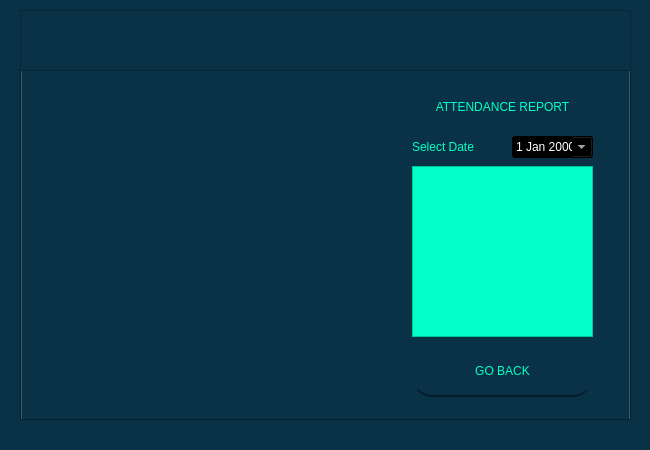
<?xml version="1.0" encoding="UTF-8"?>
<ui version="4.0">
 <class>MainWindow</class>
 <widget class="QMainWindow" name="MainWindow">
  <property name="geometry">
   <rect>
    <x>0</x>
    <y>0</y>
    <width>650</width>
    <height>450</height>
   </rect>
  </property>
  <property name="windowTitle">
   <string>MainWindow</string>
  </property>
  <property name="styleSheet">
   <string notr="true">background-color: rgb(10, 50, 70);</string>
  </property>
  <widget class="QWidget" name="centralwidget">
   <widget class="QTabWidget" name="tabWidget">
    <property name="geometry">
     <rect>
      <x>20</x>
      <y>40</y>
      <width>611</width>
      <height>381</height>
     </rect>
    </property>
    <property name="currentIndex">
     <number>4</number>
    </property>
    <widget class="QWidget" name="tab">
     <attribute name="title">
      <string>Login</string>
     </attribute>
     <widget class="QLabel" name="QLABLE1">
      <property name="geometry">
       <rect>
        <x>0</x>
        <y>0</y>
        <width>601</width>
        <height>351</height>
       </rect>
      </property>
      <property name="text">
       <string/>
      </property>
      <property name="pixmap">
       <pixmap>8 - login.png</pixmap>
      </property>
      <property name="scaledContents">
       <bool>true</bool>
      </property>
     </widget>
     <widget class="QLabel" name="label_2">
      <property name="geometry">
       <rect>
        <x>10</x>
        <y>20</y>
        <width>301</width>
        <height>71</height>
       </rect>
      </property>
      <property name="styleSheet">
       <string notr="true">color: rgb(2, 255, 200);
font: 14pt &quot;Symbola&quot;;
background-color: rgba(255, 255, 255, 0);</string>
      </property>
      <property name="text">
       <string>Face Recognition Attendance Login system</string>
      </property>
      <property name="alignment">
       <set>Qt::AlignCenter</set>
      </property>
      <property name="wordWrap">
       <bool>true</bool>
      </property>
     </widget>
     <widget class="QLabel" name="LOGININFO">
      <property name="geometry">
       <rect>
        <x>0</x>
        <y>90</y>
        <width>301</width>
        <height>51</height>
       </rect>
      </property>
      <property name="styleSheet">
       <string notr="true">color: rgb(2, 255, 200);
font: 14pt &quot;Symbola&quot;;
background-color: rgba(255, 255, 255, 0);</string>
      </property>
      <property name="text">
       <string/>
      </property>
      <property name="alignment">
       <set>Qt::AlignCenter</set>
      </property>
      <property name="wordWrap">
       <bool>true</bool>
      </property>
     </widget>
     <widget class="QLabel" name="label_3">
      <property name="geometry">
       <rect>
        <x>0</x>
        <y>150</y>
        <width>301</width>
        <height>51</height>
       </rect>
      </property>
      <property name="styleSheet">
       <string notr="true">color: rgb(2, 255, 200);
font: 14pt &quot;Symbola&quot;;
background-color: rgba(255, 255, 255, 0);</string>
      </property>
      <property name="text">
       <string>Enter the Password</string>
      </property>
      <property name="alignment">
       <set>Qt::AlignCenter</set>
      </property>
      <property name="wordWrap">
       <bool>true</bool>
      </property>
     </widget>
     <widget class="QLineEdit" name="PASSWORD">
      <property name="geometry">
       <rect>
        <x>30</x>
        <y>200</y>
        <width>241</width>
        <height>51</height>
       </rect>
      </property>
      <property name="styleSheet">
       <string notr="true">QLineEdit#PASSWORD{
	background-color: rgb(10, 50, 75);
	border-radius:20px;
	border-bottom:2px solid rgba(0,0,0,100);
	padding:10px;
	font: italic 10pt &quot;P052 [UKWN]&quot;;
	color: rgb(2, 255, 200);
}

QLineEdit#PASSWORD:hover{
	background-color: rgb(10, 60, 75);
	color: rgb(20, 255, 200);
}</string>
      </property>
      <property name="text">
       <string/>
      </property>
      <property name="echoMode">
       <enum>QLineEdit::Password</enum>
      </property>
     </widget>
     <widget class="QPushButton" name="LOGINBUTTON">
      <property name="geometry">
       <rect>
        <x>30</x>
        <y>260</y>
        <width>121</width>
        <height>51</height>
       </rect>
      </property>
      <property name="styleSheet">
       <string notr="true">QPushButton#LOGINBUTTON{
	border-bottom:2px solid rgba(0,0,0,100);
	padding:10px;
	font: 75 14pt &quot;P052 [urw]&quot;;
	border-radius:20px;
	color: rgb(2, 255, 200);
}

QPushButton#LOGINBUTTON:hover{
	background-color: rgb(10,80,76);
	color: rgb(2, 255, 200);
}</string>
      </property>
      <property name="text">
       <string>Login</string>
      </property>
     </widget>
     <widget class="QPushButton" name="CLOSEBUTTON">
      <property name="geometry">
       <rect>
        <x>160</x>
        <y>260</y>
        <width>121</width>
        <height>51</height>
       </rect>
      </property>
      <property name="styleSheet">
       <string notr="true">QPushButton#CLOSEBUTTON{
	border-bottom:2px solid rgba(0,0,0,100);
	padding:10px;
	font: 75 14pt &quot;P052 [urw]&quot;;
	border-radius:20px;
	color: rgb(2, 255, 200);
}

QPushButton#CLOSEBUTTON:hover{
	background-color: rgb(10,80,76);
	color: rgb(2, 255, 200);
}</string>
      </property>
      <property name="text">
       <string>Close</string>
      </property>
     </widget>
    </widget>
    <widget class="QWidget" name="tab_2">
     <attribute name="title">
      <string>MainForm</string>
     </attribute>
     <widget class="QLabel" name="QLABLE2">
      <property name="geometry">
       <rect>
        <x>0</x>
        <y>0</y>
        <width>601</width>
        <height>351</height>
       </rect>
      </property>
      <property name="text">
       <string/>
      </property>
      <property name="pixmap">
       <pixmap>8 - mainform.png</pixmap>
      </property>
      <property name="scaledContents">
       <bool>true</bool>
      </property>
     </widget>
     <widget class="QPushButton" name="TRAINLINK1">
      <property name="geometry">
       <rect>
        <x>40</x>
        <y>50</y>
        <width>191</width>
        <height>51</height>
       </rect>
      </property>
      <property name="styleSheet">
       <string notr="true">QPushButton#TRAINLINK1{
	border-bottom:2px solid rgba(0,0,0,100);
	padding:10px;
	border-radius:20px;
	color: rgb(2, 255, 200);
	font: 75 14pt &quot;P052 [urw]&quot;;
}

QPushButton#TRAINLINK1:hover{
	background-color: rgb(10,80,76);
	color: rgb(2, 255, 200);
}</string>
      </property>
      <property name="text">
       <string>TRAIN USER</string>
      </property>
     </widget>
     <widget class="QPushButton" name="ATTLINK1">
      <property name="geometry">
       <rect>
        <x>40</x>
        <y>120</y>
        <width>201</width>
        <height>51</height>
       </rect>
      </property>
      <property name="styleSheet">
       <string notr="true">QPushButton#ATTLINK1{
	border-bottom:2px solid rgba(0,0,0,100);
	padding:10px;
	font: 75 13pt &quot;P052 [urw]&quot;;
	border-radius:20px;
	color: rgb(2, 255, 200);
}

QPushButton#ATTLINK1:hover{
	background-color: rgb(10,80,76);
	color: rgb(2, 255, 200);
}</string>
      </property>
      <property name="text">
       <string>ATTENDANCE ENTRY</string>
      </property>
     </widget>
     <widget class="QPushButton" name="REPORTSLINK1">
      <property name="geometry">
       <rect>
        <x>40</x>
        <y>190</y>
        <width>191</width>
        <height>51</height>
       </rect>
      </property>
      <property name="styleSheet">
       <string notr="true">QPushButton#REPORTSLINK1{
	border-bottom:2px solid rgba(0,0,0,100);
	padding:10px;
	font: 75 14pt &quot;P052 [urw]&quot;;
	border-radius:20px;
	color: rgb(2, 255, 200);
}

QPushButton#REPORTSLINK1:hover{
	background-color: rgb(10,80,76);
	color: rgb(2, 255, 200);
}</string>
      </property>
      <property name="text">
       <string>REPORTS</string>
      </property>
     </widget>
     <widget class="QPushButton" name="LOGOUTBUTTON">
      <property name="geometry">
       <rect>
        <x>40</x>
        <y>260</y>
        <width>191</width>
        <height>51</height>
       </rect>
      </property>
      <property name="styleSheet">
       <string notr="true">QPushButton#LOGOUTBUTTON{
	border-bottom:2px solid rgba(0,0,0,100);
	padding:10px;
	font: 75 14pt &quot;P052 [urw]&quot;;
	border-radius:20px;
	color: rgb(2, 255, 200);
}

QPushButton#LOGOUTBUTTON:hover{
	background-color: rgb(10,80,76);
	color: rgb(2, 255, 200);
}</string>
      </property>
      <property name="text">
       <string>LOGOUT</string>
      </property>
     </widget>
    </widget>
    <widget class="QWidget" name="tab_3">
     <attribute name="title">
      <string>Training</string>
     </attribute>
     <widget class="QLabel" name="QLABLE3">
      <property name="geometry">
       <rect>
        <x>0</x>
        <y>0</y>
        <width>601</width>
        <height>351</height>
       </rect>
      </property>
      <property name="text">
       <string/>
      </property>
      <property name="pixmap">
       <pixmap>8 - training.png</pixmap>
      </property>
      <property name="scaledContents">
       <bool>true</bool>
      </property>
     </widget>
     <widget class="QLabel" name="label_4">
      <property name="geometry">
       <rect>
        <x>50</x>
        <y>20</y>
        <width>191</width>
        <height>31</height>
       </rect>
      </property>
      <property name="styleSheet">
       <string notr="true">color: rgb(2, 255, 200);
background-color: rgba(255, 255, 255, 0);
	font: 75 14pt &quot;P052 [urw]&quot;;</string>
      </property>
      <property name="text">
       <string>TRAINING PROCESS</string>
      </property>
      <property name="alignment">
       <set>Qt::AlignCenter</set>
      </property>
      <property name="wordWrap">
       <bool>true</bool>
      </property>
     </widget>
     <widget class="QLabel" name="label_5">
      <property name="geometry">
       <rect>
        <x>40</x>
        <y>70</y>
        <width>211</width>
        <height>31</height>
       </rect>
      </property>
      <property name="styleSheet">
       <string notr="true">color: rgb(2, 255, 200);
background-color: rgba(255, 255, 255, 0);
	font: 75 14pt &quot;P052 [urw]&quot;;</string>
      </property>
      <property name="text">
       <string>Enter the person name</string>
      </property>
      <property name="alignment">
       <set>Qt::AlignCenter</set>
      </property>
      <property name="wordWrap">
       <bool>true</bool>
      </property>
     </widget>
     <widget class="QLineEdit" name="traineeName">
      <property name="geometry">
       <rect>
        <x>30</x>
        <y>110</y>
        <width>241</width>
        <height>61</height>
       </rect>
      </property>
      <property name="styleSheet">
       <string notr="true">QLineEdit#traineeName{
	background-color: rgb(10, 50, 76);
	border-bottom:2px solid rgba(0,0,0,100);
	color:rgba(255,255,255,255);
	padding:10px;
	font: 75 14pt &quot;P052 [urw]&quot;;
	border-radius:20px;
	color: rgb(2, 255, 200);
}

QLineEdit#traineeName:hover{
	color:rgb(20,255,200);
	background-color: rgb(10, 60, 76);
}</string>
      </property>
      <property name="text">
       <string/>
      </property>
      <property name="echoMode">
       <enum>QLineEdit::Normal</enum>
      </property>
     </widget>
     <widget class="QLabel" name="label_6">
      <property name="geometry">
       <rect>
        <x>30</x>
        <y>170</y>
        <width>241</width>
        <height>41</height>
       </rect>
      </property>
      <property name="styleSheet">
       <string notr="true">color: rgb(2, 255, 200);
background-color: rgba(255, 255, 255, 0);
	font: 75 14pt &quot;P052 [urw]&quot;;</string>
      </property>
      <property name="text">
       <string>Training capture counts</string>
      </property>
      <property name="alignment">
       <set>Qt::AlignCenter</set>
      </property>
      <property name="wordWrap">
       <bool>true</bool>
      </property>
     </widget>
     <widget class="QLineEdit" name="trainingCount">
      <property name="geometry">
       <rect>
        <x>30</x>
        <y>210</y>
        <width>241</width>
        <height>61</height>
       </rect>
      </property>
      <property name="styleSheet">
       <string notr="true">QLineEdit#trainingCount{
background-color: rgb(10, 50, 76);
border-bottom:2px solid rgba(0,0,0,100);
color:rgba(255,255,255,255);
padding:10px;
font: 11pt &quot;MS Shell Dlg 2&quot;;
border-radius:20px;

font: 14pt &quot;Terminal&quot;;
color: rgb(2, 255, 200);
}

QLineEdit#trainingCount:hover{
color:rgb(20,255,200);
background-color: rgb(10, 60, 76);
}</string>
      </property>
      <property name="text">
       <string>100</string>
      </property>
      <property name="echoMode">
       <enum>QLineEdit::Normal</enum>
      </property>
     </widget>
     <widget class="QPushButton" name="TRAININGBUTTON">
      <property name="geometry">
       <rect>
        <x>30</x>
        <y>280</y>
        <width>111</width>
        <height>61</height>
       </rect>
      </property>
      <property name="styleSheet">
       <string notr="true">QPushButton#TRAININGBUTTON{
	border-bottom:2px solid rgba(0,0,0,100);
	padding:10px;
	font: 75 14pt &quot;P052 [urw]&quot;;
	border-radius:20px;
	color: rgb(2, 255, 200);
}

QPushButton#TRAININGBUTTON:hover{
	background-color: rgb(10,80,76);
	color: rgb(2, 255, 200);
}</string>
      </property>
      <property name="text">
       <string>TRAIN</string>
      </property>
     </widget>
     <widget class="QPushButton" name="TRAININGBACK">
      <property name="geometry">
       <rect>
        <x>160</x>
        <y>280</y>
        <width>111</width>
        <height>61</height>
       </rect>
      </property>
      <property name="styleSheet">
       <string notr="true">QPushButton#TRAININGBACK{
	border-bottom:2px solid rgba(0,0,0,100);
	padding:10px;
	font: 75 14pt &quot;P052 [urw]&quot;;
	border-radius:20px;
	font: 14pt &quot;Terminal&quot;;
	color: rgb(2, 255, 200);
}

QPushButton#TRAININGBACK:hover{
	background-color: rgb(10,80,76);
	color: rgb(2, 255, 200);
}</string>
      </property>
      <property name="text">
       <string>GO BACK</string>
      </property>
     </widget>
    </widget>
    <widget class="QWidget" name="tab_4">
     <attribute name="title">
      <string>Face Recognition</string>
     </attribute>
     <widget class="QLabel" name="QLABLE4">
      <property name="geometry">
       <rect>
        <x>0</x>
        <y>0</y>
        <width>601</width>
        <height>351</height>
       </rect>
      </property>
      <property name="text">
       <string/>
      </property>
      <property name="pixmap">
       <pixmap>8 - facereco.png</pixmap>
      </property>
      <property name="scaledContents">
       <bool>true</bool>
      </property>
     </widget>
     <widget class="QLabel" name="label_7">
      <property name="geometry">
       <rect>
        <x>50</x>
        <y>20</y>
        <width>201</width>
        <height>51</height>
       </rect>
      </property>
      <property name="styleSheet">
       <string notr="true">color: rgb(2, 255, 200);
background-color: rgba(255, 255, 255, 0);
	font: 75 14pt &quot;P052 [urw]&quot;;</string>
      </property>
      <property name="text">
       <string>ATTENDANCE ENTRY</string>
      </property>
      <property name="alignment">
       <set>Qt::AlignCenter</set>
      </property>
      <property name="wordWrap">
       <bool>true</bool>
      </property>
     </widget>
     <widget class="QPushButton" name="RECORD">
      <property name="geometry">
       <rect>
        <x>40</x>
        <y>80</y>
        <width>221</width>
        <height>61</height>
       </rect>
      </property>
      <property name="styleSheet">
       <string notr="true">QPushButton#RECORD{
	border-bottom:2px solid rgba(0,0,0,100);
	padding:10px;
	font: 75 13pt &quot;P052 [urw]&quot;;
	border-radius:20px;
	color: rgb(2, 255, 200);
}

QPushButton#RECORD:hover{
	background-color: rgb(10,80,76);
	color: rgb(2, 255, 200);
}</string>
      </property>
      <property name="text">
       <string>RECORD ATTENDANCE</string>
      </property>
     </widget>
     <widget class="QLabel" name="currentprocess_3">
      <property name="geometry">
       <rect>
        <x>60</x>
        <y>140</y>
        <width>181</width>
        <height>31</height>
       </rect>
      </property>
      <property name="styleSheet">
       <string notr="true">color: rgb(2, 255, 200);
background-color: rgba(255, 255, 255, 0);
	font: 75 14pt &quot;P052 [urw]&quot;;</string>
      </property>
      <property name="text">
       <string>Current Status</string>
      </property>
      <property name="alignment">
       <set>Qt::AlignCenter</set>
      </property>
      <property name="wordWrap">
       <bool>true</bool>
      </property>
     </widget>
     <widget class="QLabel" name="currentprocess">
      <property name="geometry">
       <rect>
        <x>60</x>
        <y>170</y>
        <width>181</width>
        <height>31</height>
       </rect>
      </property>
      <property name="styleSheet">
       <string notr="true">color: rgb(2, 255, 200);
background-color: rgba(255, 255, 255, 0);
	font: 75 14pt &quot;P052 [urw]&quot;;</string>
      </property>
      <property name="text">
       <string>Waiting...</string>
      </property>
      <property name="alignment">
       <set>Qt::AlignCenter</set>
      </property>
      <property name="wordWrap">
       <bool>true</bool>
      </property>
     </widget>
     <widget class="QPushButton" name="ATTENDANCEBACK">
      <property name="geometry">
       <rect>
        <x>40</x>
        <y>210</y>
        <width>221</width>
        <height>61</height>
       </rect>
      </property>
      <property name="styleSheet">
       <string notr="true">QPushButton#ATTENDANCEBACK{
border-bottom:2px solid rgba(0,0,0,100);
padding:10px;
font: 11pt &quot;MS Shell Dlg 2&quot;;
border-radius:20px;
font: 14pt &quot;Terminal&quot;;
color: rgb(2, 255, 200);
}

QPushButton#ATTENDANCEBACK:hover{
background-color: rgb(10,80,76);
color: rgb(2, 255, 200);
}</string>
      </property>
      <property name="text">
       <string>GO BACK</string>
      </property>
     </widget>
     <widget class="QLabel" name="currentprocess_2">
      <property name="geometry">
       <rect>
        <x>20</x>
        <y>270</y>
        <width>271</width>
        <height>61</height>
       </rect>
      </property>
      <property name="styleSheet">
       <string notr="true">color: rgb(2, 255, 200);
background-color: rgba(255, 255, 255, 0);
	font: 75 8pt &quot;P052 [urw]&quot;;</string>
      </property>
      <property name="text">
       <string>Please show your face to record the attendance. If you have already trained the system with your face, it will automatically record the attendace for you.</string>
      </property>
      <property name="alignment">
       <set>Qt::AlignLeading|Qt::AlignLeft|Qt::AlignVCenter</set>
      </property>
      <property name="wordWrap">
       <bool>true</bool>
      </property>
     </widget>
    </widget>
    <widget class="QWidget" name="tab_5">
     <attribute name="title">
      <string>Reports</string>
     </attribute>
     <widget class="QLabel" name="QLABLE5">
      <property name="geometry">
       <rect>
        <x>0</x>
        <y>0</y>
        <width>601</width>
        <height>351</height>
       </rect>
      </property>
      <property name="text">
       <string/>
      </property>
      <property name="pixmap">
       <pixmap>8 - reports.png</pixmap>
      </property>
      <property name="scaledContents">
       <bool>true</bool>
      </property>
     </widget>
     <widget class="QLabel" name="label_8">
      <property name="geometry">
       <rect>
        <x>380</x>
        <y>20</y>
        <width>201</width>
        <height>41</height>
       </rect>
      </property>
      <property name="styleSheet">
       <string notr="true">	font: 75 12pt &quot;P052 [urw]&quot;;
background-color: rgba(255, 255, 255, 0);
color: rgb(2, 255, 200);
</string>
      </property>
      <property name="text">
       <string>ATTENDANCE REPORT</string>
      </property>
      <property name="alignment">
       <set>Qt::AlignCenter</set>
      </property>
     </widget>
     <widget class="QLabel" name="label_9">
      <property name="geometry">
       <rect>
        <x>390</x>
        <y>70</y>
        <width>91</width>
        <height>21</height>
       </rect>
      </property>
      <property name="styleSheet">
       <string notr="true">	font: 75 11pt &quot;P052 [urw]&quot;;
background-color: rgba(255, 255, 255, 0);
color: rgb(2, 255, 200);
</string>
      </property>
      <property name="text">
       <string>Select Date</string>
      </property>
     </widget>
     <widget class="QDateEdit" name="dateEdit">
      <property name="geometry">
       <rect>
        <x>490</x>
        <y>70</y>
        <width>81</width>
        <height>22</height>
       </rect>
      </property>
      <property name="styleSheet">
       <string notr="true">background-color: rgb(0, 0, 0);
color: rgb(255, 255, 255);</string>
      </property>
      <property name="calendarPopup">
       <bool>true</bool>
      </property>
     </widget>
     <widget class="QTableWidget" name="REPORTS">
      <property name="geometry">
       <rect>
        <x>390</x>
        <y>100</y>
        <width>181</width>
        <height>171</height>
       </rect>
      </property>
      <property name="styleSheet">
       <string notr="true">background-color: rgb(2, 255, 200);</string>
      </property>
     </widget>
     <widget class="QPushButton" name="REPORTSBACK">
      <property name="geometry">
       <rect>
        <x>390</x>
        <y>280</y>
        <width>181</width>
        <height>51</height>
       </rect>
      </property>
      <property name="styleSheet">
       <string notr="true">QPushButton#REPORTSBACK{
	border-bottom:2px solid rgba(0,0,0,100);
	padding:10px;
	border-radius:20px;
	font: 75 13pt &quot;P052 [urw]&quot;;
	color: rgb(2, 255, 200);
}

QPushButton#REPORTSBACK:hover{
	background-color: rgb(10,80,76);
	color: rgb(2, 255, 200);
}</string>
      </property>
      <property name="text">
       <string>GO BACK</string>
      </property>
     </widget>
    </widget>
   </widget>
   <widget class="QFrame" name="frame">
    <property name="geometry">
     <rect>
      <x>20</x>
      <y>10</y>
      <width>611</width>
      <height>61</height>
     </rect>
    </property>
    <property name="frameShape">
     <enum>QFrame::StyledPanel</enum>
    </property>
    <property name="frameShadow">
     <enum>QFrame::Raised</enum>
    </property>
   </widget>
  </widget>
 </widget>
 <resources/>
 <connections/>
</ui>
